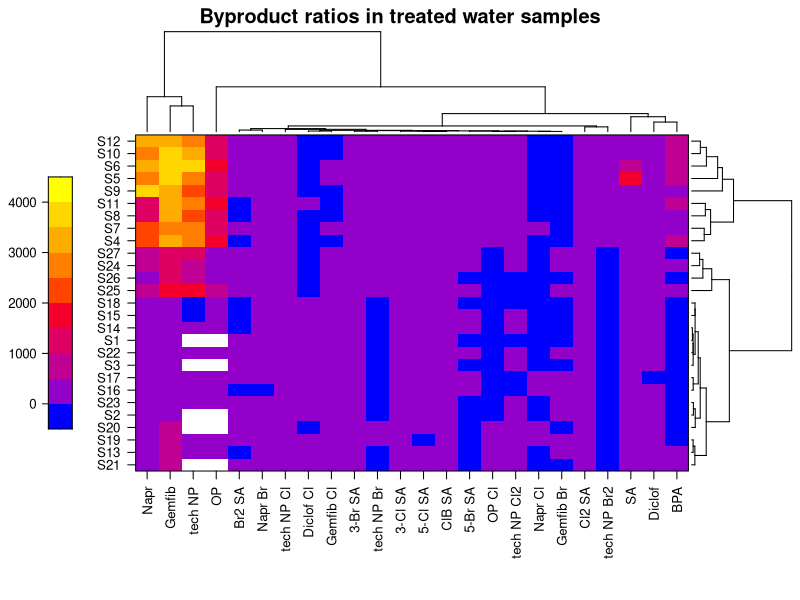

Reproduce this figure in R.
#!/usr/bin/env Rscript
library(Cairo)
# heatmaps with lattice
library(lattice)
library(latticeExtra)

## ---- fig.height=6.5, fig.width=6----------------------------------------
# Read data old style, I comment out and show the better row.names=1 method.
# x <- read.csv("hml_exampda1.csv", stringsAsFactors = FALSE)
# Set up matrix by moving sample codes from first column to row names
# sampleCodes <- x[, 1] # Grab sample codes
# mat <- data.matrix(x[, -1]) # Remove first column
# rownames(mat) <- sampleCodes # Assign as row names
mat <- as.matrix(read.csv("hml_exampda1.csv", row.names=1)) # Rv4 way: above 4 lines into 1.

# Clustering and preparation
# mat <- t(mat) # To flip the figure, if needed
rowDendrogram <- as.dendrogram(hclust(dist(mat)))
rowOrder <- order.dendrogram(rowDendrogram)
columnDendrogram <- as.dendrogram(hclust(dist(t(mat))))
columnOrder <- order.dendrogram(columnDendrogram)

# Plot
lattice.options(axis.padding=list(factor = 0.5)) # Sets padding between heatmap and box

p2 <- levelplot(mat[rowOrder, columnOrder],
          aspect = "fill", scales = list(x = list(rot = 90), tck = c(1,0)),
          colorkey = list(space = "left", col = colorRampPalette(c("blue", "red", "yellow"), space = "Lab")(10), height = 0.75),
          col.regions = colorRampPalette(c("blue", "red", "yellow"), space = "Lab")(10),
          # diff with hml0.R, just (10) here insteadof (100)
          # next, cuts also set to 10.
          xlab = NULL, ylab = NULL, cuts = 10, pretty = TRUE,
          main = "Byproduct ratios in treated water samples",
          par.settings = list(layout.widths = list(axis.key.padding = -1.5), layout.heights = list(key.axis.padding = -1.5)),
          legend = list(right = list(fun = dendrogramGrob, args = list(x = columnDendrogram, side = "right", size = 5)),                      
                 top = list(fun = dendrogramGrob, args = list(x = rowDendrogram, side = "top", size = 5)))
)
CairoPNG("hml1.png", 800, 800)
show(p2)
dev.off()
